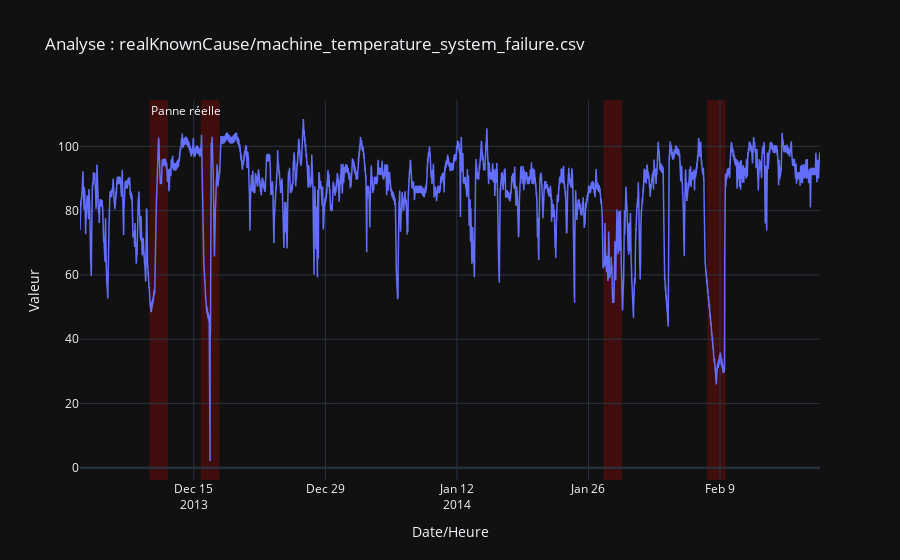

This figure's notebook cell:
### Markdown cell above
## machine_temperature_system_failure

### Code cell
#  LOADER

import pandas as pd
import json

def load_nab_file(csv_path):
    """ Lecture CSV """
    df = pd.read_csv(csv_path)
    df['timestamp'] = pd.to_datetime(df['timestamp'])
    return df.set_index('timestamp')

def add_label_column(df, labels_path, file_key):
    df = df.sort_index()

    with open(labels_path, 'r') as f:
        all_labels = json.load(f)
    
    windows = all_labels.get(file_key, [])
    df['anomaly'] = 0 
    
    for start, end in windows:
        start_dt = pd.to_datetime(start)
        end_dt = pd.to_datetime(end)
        
        df.loc[start_dt:end_dt, 'anomaly'] = 1 
        
    return df, windows

# Visu

import plotly.graph_objects as go

def plot_anomalies(df, labels, file_key):
    fig = go.Figure()

    # Donnée réelle (Value)
    fig.add_trace(go.Scatter(
        x=df.index, y=df['value'],
        line=dict(color='#636EFA', width=1.5),
        name='Température'
    ))

    # Fenêtres d'anomalies réelles (NAB Labels)
    for i, (start, end) in enumerate(labels):
        fig.add_vrect(
            x0=start, x1=end,
            fillcolor="red", opacity=0.2,
            layer="below", line_width=0,
            annotation_text="Panne réelle" if i == 0 else "",
            annotation_position="top left"
        )

    fig.update_layout(
        template='plotly_dark',
        title=f"Analyse : {file_key}",
        xaxis_title="Date/Heure",
        yaxis_title="Valeur",
        legend=dict(orientation="h", yanchor="bottom", y=1.02, xanchor="right", x=1),
        hovermode="x unified"
    )

    fig.show()

# df

csv_path = "data/raw/realKnownCause/machine_temperature_system_failure.csv" # DATA
labels_path = "data/labels/combined_windows.json" # LABELS
file_key = "realKnownCause/machine_temperature_system_failure.csv" # CLE DU LABELS

df = load_nab_file(csv_path)
df, labels = add_label_column(df, labels_path, file_key)

plot_anomalies(df, labels, file_key)

### Figure 1 — Plotly figure (JSON) as saved in the notebook; plotly's stock layout.template omitted (floating-point values rounded to 4 significant figures; data arrays with more than 128 entries replaced by an {"elided": "..."} marker saying what was removed)
{"data": [{"line": {"color": "#636EFA", "width": 1.5}, "name": "Température", "type": "scatter", "x": {"elided": "22695 str values"}, "y": {"elided": "22695 float values"}}], "layout": {"annotations": [{"showarrow": false, "text": "Panne réelle", "x": "2013-12-10 06:25:00.000000", "xanchor": "left", "xref": "x", "y": 1, "yanchor": "top", "yref": "y domain"}, {"showarrow": false, "text": "", "x": "2013-12-15 17:50:00.000000", "xanchor": "left", "xref": "x", "y": 1, "yanchor": "top", "yref": "y domain"}, {"showarrow": false, "text": "", "x": "2014-01-27 14:20:00.000000", "xanchor": "left", "xref": "x", "y": 1, "yanchor": "top", "yref": "y domain"}, {"showarrow": false, "text": "", "x": "2014-02-07 14:55:00.000000", "xanchor": "left", "xref": "x", "y": 1, "yanchor": "top", "yref": "y domain"}], "hovermode": "x unified", "legend": {"orientation": "h", "x": 1, "xanchor": "right", "y": 1.02, "yanchor": "bottom"}, "shapes": [{"fillcolor": "red", "layer": "below", "line": {"width": 0}, "opacity": 0.2, "type": "rect", "x0": "2013-12-10 06:25:00.000000", "x1": "2013-12-12 05:35:00.000000", "xref": "x", "y0": 0, "y1": 1, "yref": "y domain"}, {"fillcolor": "red", "layer": "below", "line": {"width": 0}, "opacity": 0.2, "type": "rect", "x0": "2013-12-15 17:50:00.000000", "x1": "2013-12-17 17:00:00.000000", "xref": "x", "y0": 0, "y1": 1, "yref": "y domain"}, {"fillcolor": "red", "layer": "below", "line": {"width": 0}, "opacity": 0.2, "type": "rect", "x0": "2014-01-27 14:20:00.000000", "x1": "2014-01-29 13:30:00.000000", "xref": "x", "y0": 0, "y1": 1, "yref": "y domain"}, {"fillcolor": "red", "layer": "below", "line": {"width": 0}, "opacity": 0.2, "type": "rect", "x0": "2014-02-07 14:55:00.000000", "x1": "2014-02-09 14:05:00.000000", "xref": "x", "y0": 0, "y1": 1, "yref": "y domain"}], "title": {"text": "Analyse : realKnownCause/machine_temperature_system_failure.csv"}, "xaxis": {"title": {"text": "Date/Heure"}}, "yaxis": {"title": {"text": "Valeur"}}}}
